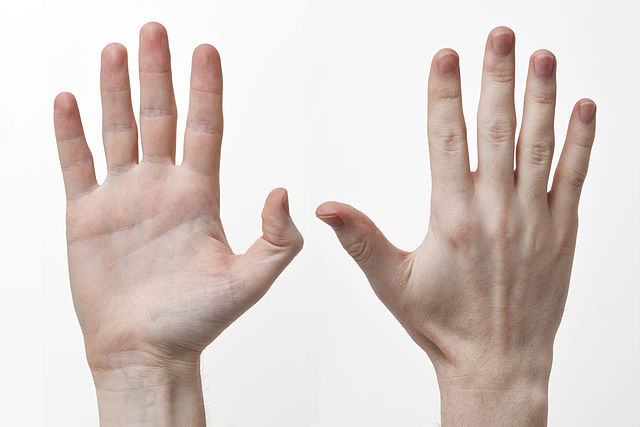
#> input picture Kodlar/hand.jpg, 640 x 427 px
$ python 'h4_1_görüntü_inverting_positive_negative_transforms.py'
#> lines starting #> are read from the running program, lines starting #| are printed output that depends on the picture
# görüntü inverting, positive/negative transforms
import cv2
import numpy as np
from matplotlib import pyplot as plt

image = cv2.imread('hand.jpg',0)
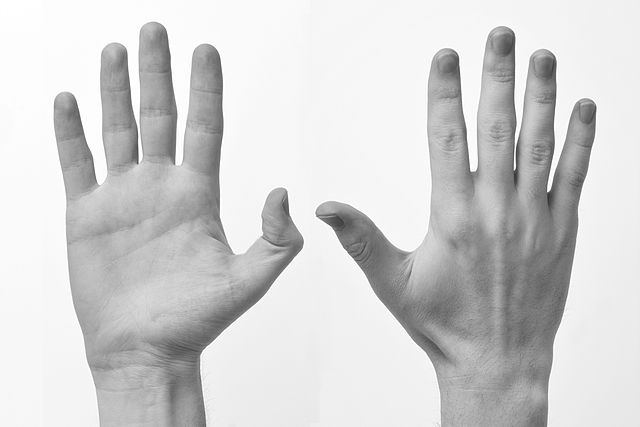
#> image: shape (427, 640); min 47, max 255, mean 209.4
inverted = np.invert(image)
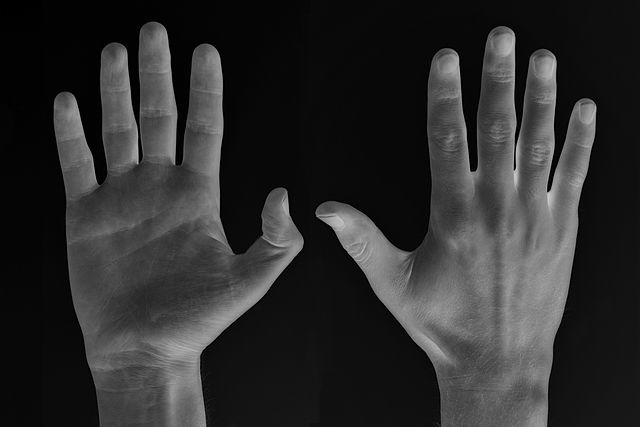
#> inverted: shape (427, 640); min 0, max 208, mean 45.6
cv2.imshow("original",image)
cv2.imshow("inverted",inverted)
cv2.waitKey()
negimage = 255 - image
cv2.imshow("negimage",negimage)
cv2.waitKey()

# [9 lines of commented-out code are left out]

$ run again, with Kodlar/gamma_transformed0.1.jpg copied over Kodlar/hand.jpg
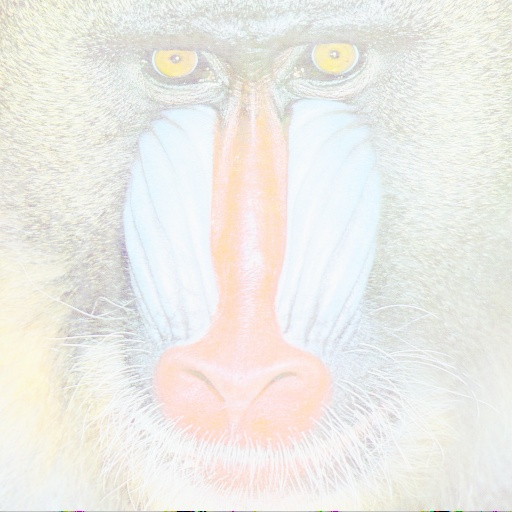
#> input picture Kodlar/gamma_transformed0.1.jpg, 512 x 512 px
#> `image = cv2.imread('hand.jpg',0)`:
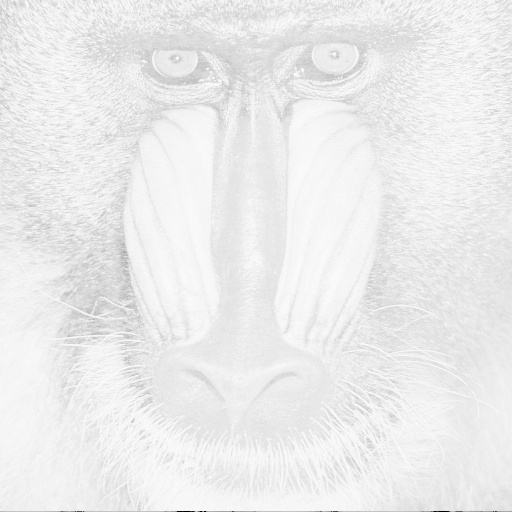
#> image: shape (512, 512); min 0, max 255, mean 235.7
#> `inverted = np.invert(image)`:
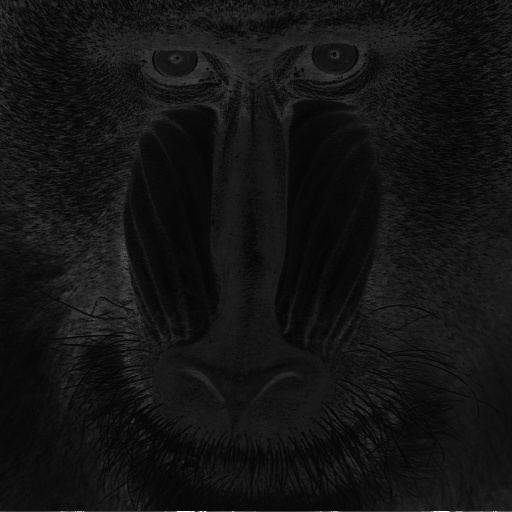
#> inverted: shape (512, 512); min 0, max 255, mean 19.3
